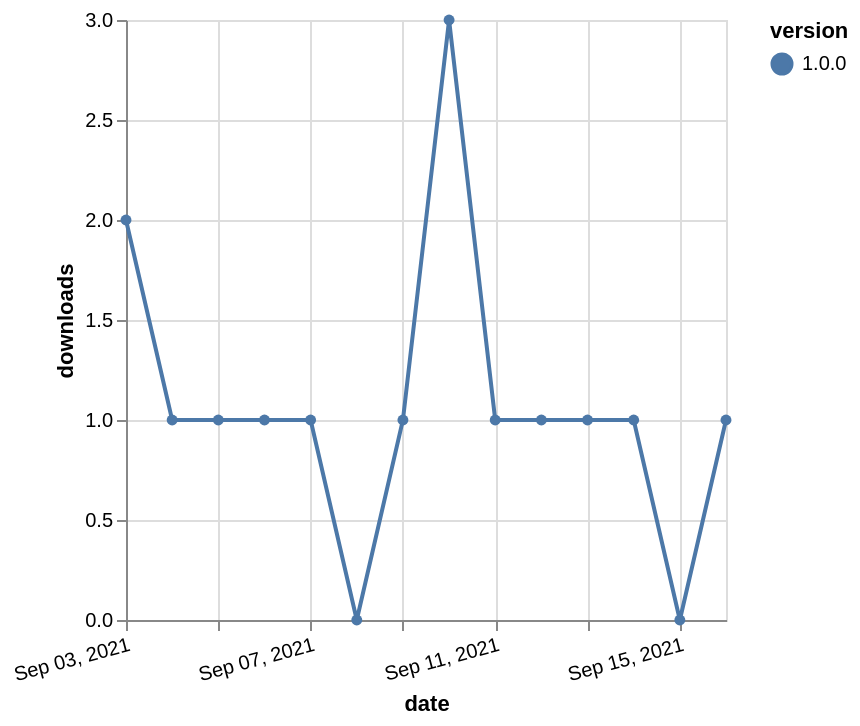

Write the Vega-Lite specification saved for this chart.
### Vega-Lite specification from a JSON file in a GitHub repository (floating-point values rounded to 4 significant figures)
{"$schema": "https://vega.github.io/schema/vega-lite/v5.json", "description": "A simple bar chart with embedded data.", "data": {"values": [{"date": "2021-09-03", "total": 116, "delta": 2, "version": "1.0.0"}, {"date": "2021-09-04", "total": 117, "delta": 1, "version": "1.0.0"}, {"date": "2021-09-05", "total": 118, "delta": 1, "version": "1.0.0"}, {"date": "2021-09-06", "total": 119, "delta": 1, "version": "1.0.0"}, {"date": "2021-09-07", "total": 120, "delta": 1, "version": "1.0.0"}, {"date": "2021-09-08", "total": 120, "delta": 0, "version": "1.0.0"}, {"date": "2021-09-09", "total": 121, "delta": 1, "version": "1.0.0"}, {"date": "2021-09-10", "total": 124, "delta": 3, "version": "1.0.0"}, {"date": "2021-09-11", "total": 125, "delta": 1, "version": "1.0.0"}, {"date": "2021-09-12", "total": 126, "delta": 1, "version": "1.0.0"}, {"date": "2021-09-13", "total": 127, "delta": 1, "version": "1.0.0"}, {"date": "2021-09-14", "total": 128, "delta": 1, "version": "1.0.0"}, {"date": "2021-09-15", "total": 128, "delta": 0, "version": "1.0.0"}, {"date": "2021-09-16", "total": 129, "delta": 1, "version": "1.0.0"}]}, "width": "container", "mark": {"type": "line", "point": {"filled": true}}, "encoding": {"x": {"field": "date", "type": "temporal", "timeUnit": "yearmonthdate", "title": "date", "axis": {"labelAngle": -15}}, "y": {"field": "delta", "type": "quantitative", "title": "downloads"}, "color": {"field": "version", "type": "nominal"}, "tooltip": {"field": "delta"}}}
